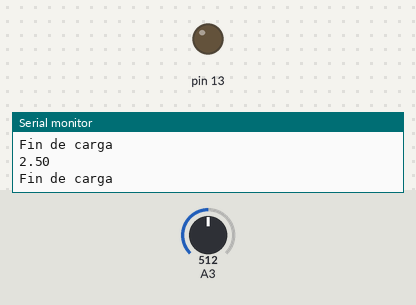
The sketch below on a simulated Arduino Uno, built with avr-gcc and run on an emulated ATmega328P. On the bench: output pins drawn as LEDs (lit = HIGH), the last lines printed to the serial monitor. The inputs (shaded band) are chosen by the test bench; at power-on: A3 = 512.

Above: at 1.8 s.
1.9 s: A3 set to 232
3.7 s: A3 set to 211
At 5.5 s:
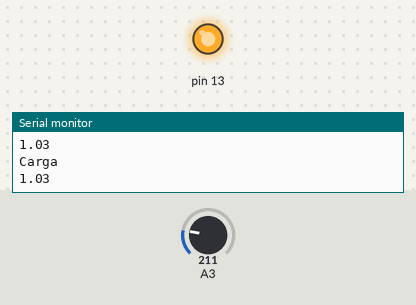
6.0 s: A3 set to 266
7.7 s: A3 set to 298
At 9.7 s:
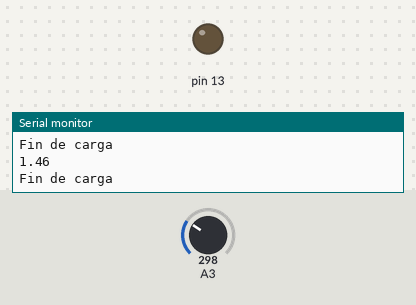
10.0 s: A3 set to 122
At 11.4 s:
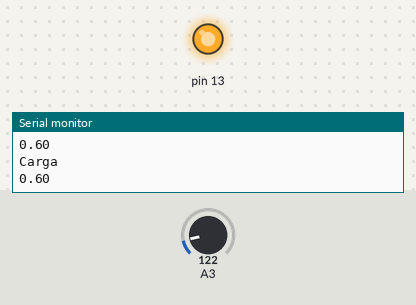
Timing chart, 0 to 13.0 s (numbered marks = the images above; inputs shaded):
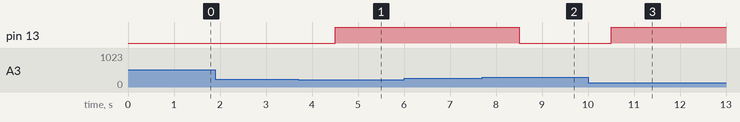

The sketch:

LecturaAnalogica.ino
```cpp
/*Programa:
 * Se encarga de realizar la lectura de tension de la bateria cada cierto intervalo de tiempo
 * Limita la carga entre el rango de 12v a 13,5
 */
#include <avr/io.h>
#include <avr/interrupt.h>


//variables de lectura
unsigned int val_crudo;
float res=204.6;
volatile float tension;
bool ADCstatus=1;

void ADCsetup();  //Configuracion del modulo ADC
void lectura();   //Llamado a la lectura del ADC

//variables de control
float tensionMin=1.1;
float tensionMax=1.39;  //Tension maxima+2

void setup() {
  DDRB|=(1<<PB5);
  PORTB&=~(1<<PB5);
  ADCsetup();
  Serial.begin(9600);
}

void loop() {
  if(ADCstatus)lectura();   //Si ADCstatus==1 se realiza una lectura analogica de la bateria
  if(tension<tensionMin){            //Si la tension <3 entonces la bateria esta con poca carga
    Serial.println("Carga");//3=12v
    PORTB|=(1<<PB5);        //Comienza la carga
  }
  if(tension>tensionMax){         //Si la tension esta por sobre 3.38 entonces la bateria se encuentra con una carga optima
    Serial.println("Fin de carga");//3.38=13.5v
    PORTB&=~(1<<PB5);       //Se detiene la carga
  }
  delay(500);
  ADCstatus=1;
}

void ADCsetup(){
  ADMUX=0b01000011;     // Vref= Vcc;  Justificación: Derecha;  Entrada: ADC3

  ADCSRA=0b00000111;    // ADC: Apagado; Inicia Conversión: NO;
                        // Disparo Automatizado: NO; Interrupción: NO;
                        // Prescaler: 128 (125Khz);

  ADCSRB=0b00000000;    // Sin disparo automatizado; por esta razón no es necesario ponerlo

  DIDR0=0b00001000;     // Desabilito buffer digital interno en ADC3.
//  DIDR2=0b00000000;
}

void lectura(){
  ADCSRA |=((1<<ADEN)|(1<<ADSC));  //Activa ADC; Inicia la conversión AD
  while(ADCSRA &(1<<ADSC));        // Espera que termine una conversión
                                  // cuando termina ADSC pasa a valer "1"

  ADCSRA &=~(1<<ADEN);         // desactivo el ADC

  val_crudo= ADCL;             // Se debe leer ADCL primero
  val_crudo|=(ADCH<<8);        // luego leo ADCH (SINÓ TRAE PROBLEMAS)
  tension=val_crudo/res;
  Serial.println(tension);
  ADCstatus=0;
  delay(500);
}
```

Measured:
- the behaviour switches between 226 and 225 on A3 (found by bisection; images 0 and 1)
- the behaviour switches between 284 and 285 on A3 (found by bisection; images 1 and 2)
- after the input at 3.7 s, pin 13: LOW → HIGH after 0.80 s
- after the input at 7.7 s, pin 13: HIGH → LOW after 0.81 s
- after the input at 10.0 s, pin 13: LOW → HIGH after 0.51 s
